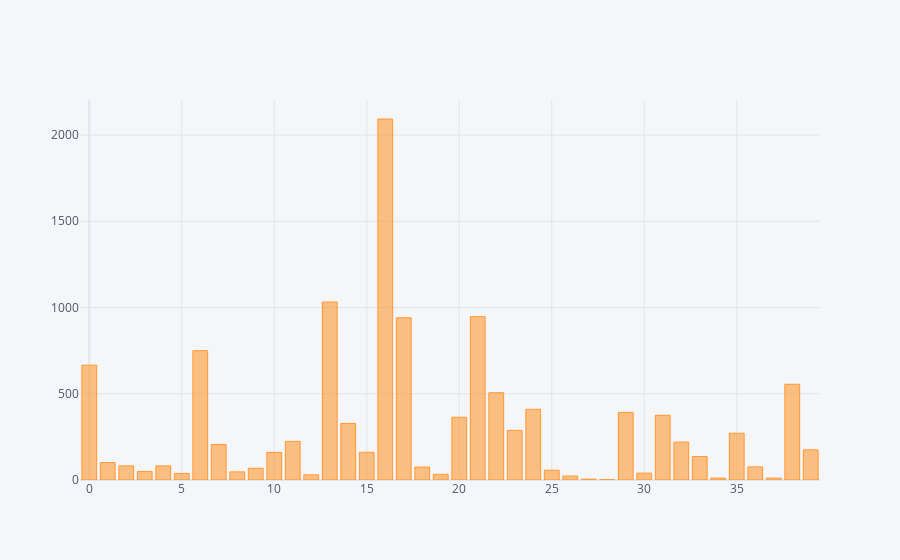

Notebook code for this chart:
### Markdown cell above
This is the problem with working with unbalanced datasets. Industry_Index==16 is by far the most dominant (see bar chart below), which means that the Naive Bays Classifier was trained more on that than on anything else, ultimately weighting things more as if they were part of Industry_Index==16 than any other industry classification.

### Code cell
# https://stackoverflow.com/questions/55132071/series-object-has-no-attribute-iplot/55132247
import cufflinks as cf
cf.go_offline()
cf.set_config_file(offline=False, world_readable=True)


df9.groupby('ind').content.count().iplot(
    kind='bar'
)

### Figure 1 — Plotly figure (JSON) as saved in the notebook; plotly's stock layout.template omitted (floating-point values rounded to 4 significant figures)
{"data": [{"marker": {"color": "rgba(255, 153, 51, 0.6)", "line": {"color": "rgba(255, 153, 51, 1.0)", "width": 1}}, "name": "content", "orientation": "v", "text": "", "type": "bar", "x": [0, 1, 2, 3, 4, 5, 6, 7, 8, 9, 10, 11, 12, 13, 14, 15, 16, 17, 18, 19, 20, 21, 22, 23, 24, 25, 26, 27, 28, 29, 30, 31, 32, 33, 34, 35, 36, 37, 38, 39], "y": [666, 101, 82, 50, 82, 38, 750, 206, 47, 68, 160, 224, 30, 1032, 328, 161, 2093, 941, 75, 33, 364, 947, 506, 288, 410, 57, 23, 5, 2, 392, 40, 375, 220, 136, 11, 271, 76, 11, 555, 175]}], "layout": {"legend": {"bgcolor": "#F5F6F9", "font": {"color": "#4D5663"}}, "paper_bgcolor": "#F5F6F9", "plot_bgcolor": "#F5F6F9", "title": {"font": {"color": "#4D5663"}}, "xaxis": {"gridcolor": "#E1E5ED", "showgrid": true, "tickfont": {"color": "#4D5663"}, "title": {"font": {"color": "#4D5663"}, "text": ""}, "zerolinecolor": "#E1E5ED"}, "yaxis": {"gridcolor": "#E1E5ED", "showgrid": true, "tickfont": {"color": "#4D5663"}, "title": {"font": {"color": "#4D5663"}, "text": ""}, "zerolinecolor": "#E1E5ED"}}}
